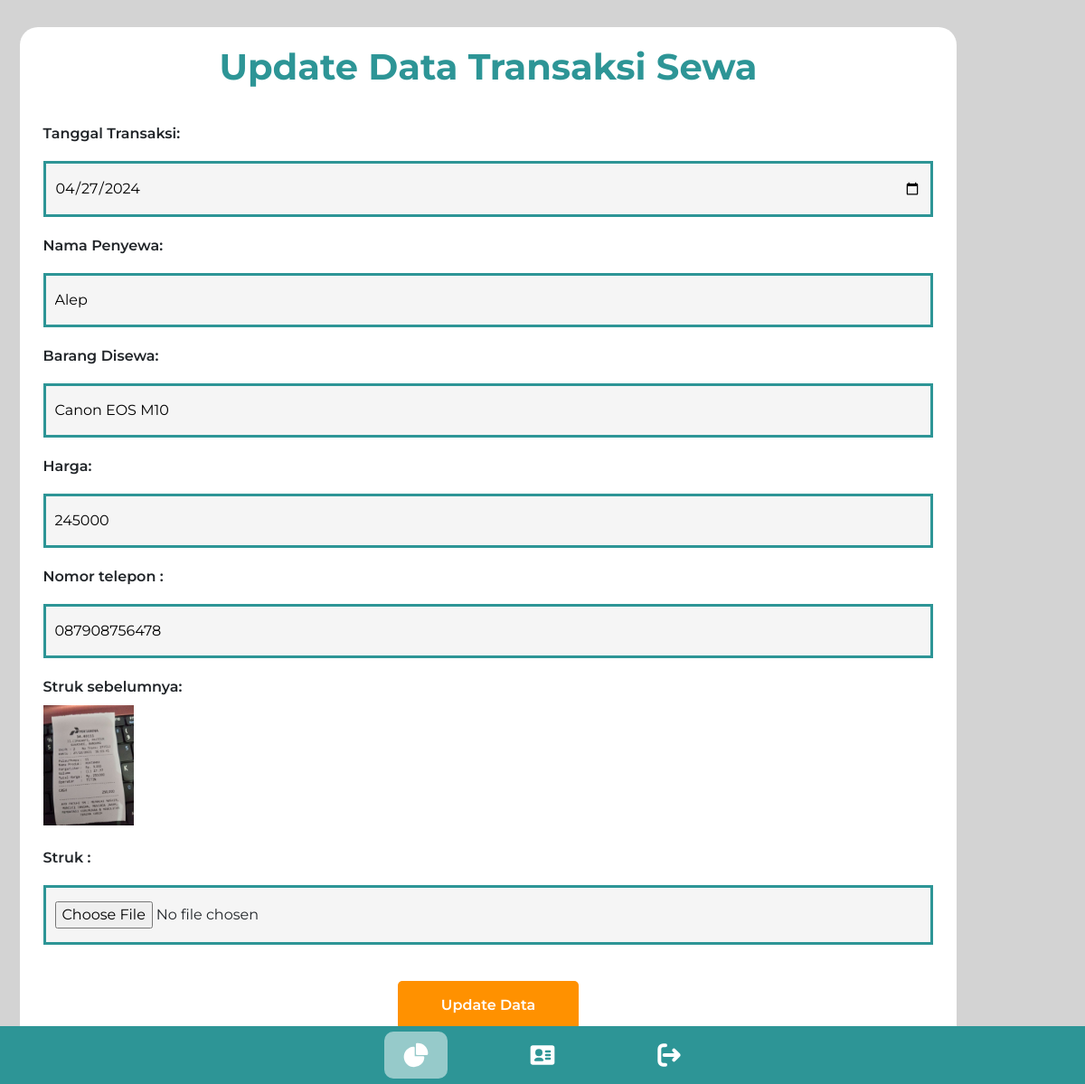
The app's page /transaksi/edit?id=6 (signed in) with its own data.
### tables this page shows
CREATE TABLE `transaksi` (
  `id_transaksi` int NOT NULL,
  `tanggal_transaksi` date NOT NULL,
  `nama_penyewa` varchar(50) NOT NULL,
  `barang_disewa` varchar(200) NOT NULL,
  `jumlah_harga` int NOT NULL,
  `nomor_telepon` varchar(20) NOT NULL,
  `gambar` varchar(100) DEFAULT NULL
);

### function/main.php (called while the page is built, shortened)
<?php
function view($page, $data=[]) {
    extract($data);
    include 'view/'.$page.'.php';
}
class Router {
    public static $urls = [];
    function __construct() {
        $url = implode("/",
            array_filter(
                explode("/",
                    str_replace($_ENV['BASEDIR'], "",
                        parse_url($_SERVER['REQUEST_URI'], PHP_URL_PATH)
                    )
                ), 'strlen'
            )
        );
        $call = self::$urls[$_SERVER['REQUEST_METHOD']][$url];
        $call();
    }
    public static function url($url, $method, $callback) {
        if ($url == '/') { $url = ''; }
        self::$urls[strtoupper($method)][$url] = $callback;
        self::$urls['routes'][] = $url;
        self::$urls['routes'] = array_unique(self::$urls['routes']);
    }
}
function urlpath($path) {
    return BASEURL.$path;
}

### controller/routes.php (called while the page is built, shortened)
<?php
include_once 'controller/main.php';
include_once 'function/main.php';
new Router();

### index.php (called while the page is built)
<?php
include_once 'controller/routes.php';

### model/transaksi_model.php (called while the page is built, shortened)
<?php
include_once 'config/conn.php';
class Transaksi
{
    static function selectSatu($id_transaksi)
    {
        global $conn;
        $sql = "SELECT * FROM transaksi WHERE id_transaksi=" . $id_transaksi;
        $result = mysqli_query($conn, $sql);
        $data = array();
        if ($result->num_rows > 0) {
            while ($a = $result->fetch_array()) {
                $data[] = $a;
            }
        }
        return $data;
    }
}

### view/transaksi_crud_page/edit.php (the view, shortened to what this page needs)
<!-- <?php
if(isset($_POST)) {
    var_dump($_POST);
}
?> -->
<div class="container-form">
    <h1>Update Data Transaksi Sewa</h1>
    <form class="form" action="<?= urlpath("transaksi/edit?id=".$trs[0]['id_transaksi']); ?>" method="post" enctype="multipart/form-data">
      <label for="tanggal_transaksi">Tanggal Transaksi: </label>
      <input type="date" name="tanggal_transaksi" id="tanggal_transaksi" value="<?= $trs[0]['tanggal_transaksi'] ?>">
      <label for="nama_penyewa">Nama Penyewa: </label>
      <input type="text" name="nama_penyewa" id="nama_penyewa" value="<?= $trs[0]['nama_penyewa'] ?>">
      <label for="barang_disewa">Barang Disewa: </label>
      <input type="text" name="barang_disewa" id="barang_disewa" value="<?= $trs[0]['barang_disewa'] ?>">
      <label for="jumlah_harga">Harga: </label>
      <input type="text" name="jumlah_harga" id="jumlah_harga" value="<?= $trs[0]['jumlah_harga'] ?>">
      <label for="nomor_telepon">Nomor telepon : </label>
      <input type="text" name="nomor_telepon" id="nomor_telepon" value="<?= $trs[0]['nomor_telepon'] ?>">
      <label for="struk">Struk sebelumnya: </label>
      <img src="/sewa-kamera-mvc/img/struk/<?= $trs[0]['gambar'] ?>" alt=""><br>
      <label for="struk">Struk : </label>
      <input type="file" name="struk" id="struk" value="<?= $trs[0]['gambar'] ?>">
      <div class="actionn">
        <button type="submit" name="submit" class="update">Update Data</button>
      </div>
    </form>
  </div>

### records on screen
transaksi: tanggal_transaksi "04/27/2024", nama_penyewa "Alep", barang_disewa "Canon EOS M10", jumlah_harga "245000", nomor_telepon "087908756478", gambar (picture)
